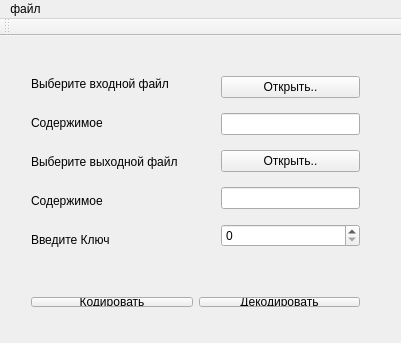
<?xml version="1.0" encoding="UTF-8"?>
<ui version="4.0">
 <class>caesar</class>
 <widget class="QMainWindow" name="caesar">
  <property name="geometry">
   <rect>
    <x>0</x>
    <y>0</y>
    <width>401</width>
    <height>343</height>
   </rect>
  </property>
  <property name="windowTitle">
   <string>Шифр Цезаря</string>
  </property>
  <widget class="QWidget" name="centralWidget">
   <widget class="QWidget" name="">
    <property name="geometry">
     <rect>
      <x>20</x>
      <y>20</y>
      <width>171</width>
      <height>211</height>
     </rect>
    </property>
    <layout class="QVBoxLayout" name="verticalLayout">
     <item>
      <widget class="QLabel" name="inLabel">
       <property name="text">
        <string>Выберите входной файл</string>
       </property>
      </widget>
     </item>
     <item>
      <widget class="QLabel" name="label_2">
       <property name="text">
        <string>Содержимое</string>
       </property>
      </widget>
     </item>
     <item>
      <widget class="QLabel" name="outLabel">
       <property name="text">
        <string>Выберите выходной файл</string>
       </property>
      </widget>
     </item>
     <item>
      <widget class="QLabel" name="label">
       <property name="text">
        <string>Содержимое</string>
       </property>
      </widget>
     </item>
     <item>
      <widget class="QLabel" name="keyLabel">
       <property name="text">
        <string>Введите Ключ</string>
       </property>
      </widget>
     </item>
    </layout>
   </widget>
   <widget class="QWidget" name="">
    <property name="geometry">
     <rect>
      <x>210</x>
      <y>20</y>
      <width>161</width>
      <height>211</height>
     </rect>
    </property>
    <layout class="QVBoxLayout" name="verticalLayout_2">
     <item>
      <widget class="QPushButton" name="openInput">
       <property name="text">
        <string>Открыть..</string>
       </property>
      </widget>
     </item>
     <item>
      <widget class="QLineEdit" name="dataInput"/>
     </item>
     <item>
      <widget class="QPushButton" name="openOutput">
       <property name="text">
        <string>Открыть..</string>
       </property>
      </widget>
     </item>
     <item>
      <widget class="QLineEdit" name="dataOutput"/>
     </item>
     <item>
      <widget class="QSpinBox" name="keyBox"/>
     </item>
    </layout>
   </widget>
   <widget class="QWidget" name="">
    <property name="geometry">
     <rect>
      <x>20</x>
      <y>250</y>
      <width>351</width>
      <height>32</height>
     </rect>
    </property>
    <layout class="QHBoxLayout" name="horizontalLayout">
     <item>
      <widget class="QPushButton" name="encodeButton">
       <property name="text">
        <string>Кодировать</string>
       </property>
      </widget>
     </item>
     <item>
      <widget class="QPushButton" name="decodeButton">
       <property name="text">
        <string>Декодировать</string>
       </property>
      </widget>
     </item>
    </layout>
   </widget>
   <zorder>encodeButton</zorder>
   <zorder>decodeButton</zorder>
   <zorder>keyEdit</zorder>
   <zorder>inLabel</zorder>
   <zorder>outLabel</zorder>
   <zorder>keyLabel</zorder>
   <zorder>dataInput</zorder>
   <zorder>dataOutput</zorder>
   <zorder>label</zorder>
   <zorder>label_2</zorder>
   <zorder>openInput</zorder>
   <zorder>openOutput</zorder>
   <zorder>decodeButton</zorder>
  </widget>
  <widget class="QMenuBar" name="menuBar">
   <property name="geometry">
    <rect>
     <x>0</x>
     <y>0</y>
     <width>401</width>
     <height>22</height>
    </rect>
   </property>
   <widget class="QMenu" name="menu">
    <property name="title">
     <string>файл</string>
    </property>
    <addaction name="action"/>
   </widget>
   <addaction name="menu"/>
  </widget>
  <widget class="QToolBar" name="toolBar">
   <property name="windowTitle">
    <string>toolBar</string>
   </property>
   <attribute name="toolBarArea">
    <enum>TopToolBarArea</enum>
   </attribute>
   <attribute name="toolBarBreak">
    <bool>false</bool>
   </attribute>
  </widget>
  <action name="action">
   <property name="text">
    <string>открыть файл</string>
   </property>
  </action>
 </widget>
 <layoutdefault spacing="6" margin="11"/>
 <resources/>
 <connections/>
</ui>
